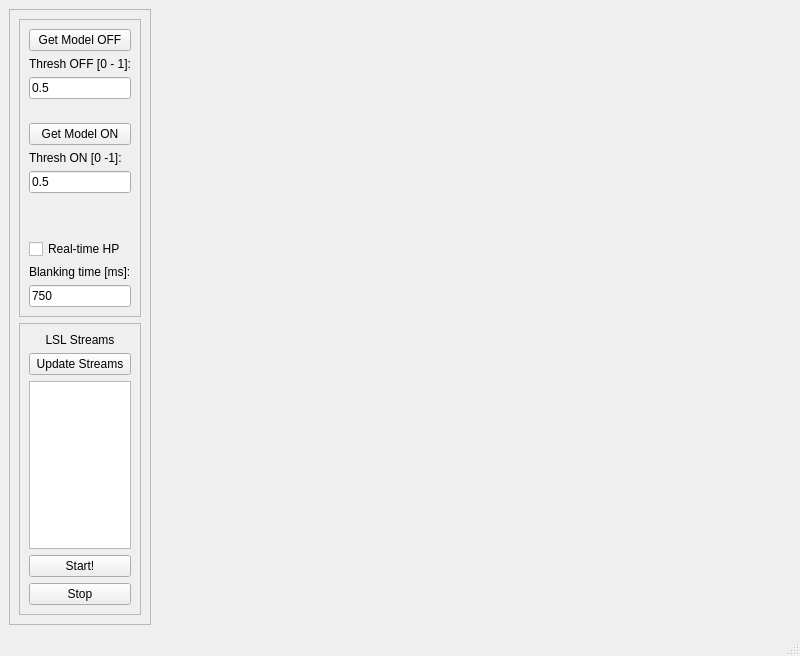
<?xml version="1.0" encoding="UTF-8"?>
<ui version="4.0">
 <class>MainWindow</class>
 <widget class="QMainWindow" name="MainWindow">
  <property name="geometry">
   <rect>
    <x>0</x>
    <y>0</y>
    <width>800</width>
    <height>656</height>
   </rect>
  </property>
  <property name="windowTitle">
   <string>MainWindow</string>
  </property>
  <widget class="QWidget" name="centralwidget">
   <layout class="QHBoxLayout" name="horizontalLayout">
    <item>
     <widget class="QFrame" name="frame">
      <property name="sizePolicy">
       <sizepolicy hsizetype="Preferred" vsizetype="Preferred">
        <horstretch>1</horstretch>
        <verstretch>0</verstretch>
       </sizepolicy>
      </property>
      <property name="frameShape">
       <enum>QFrame::StyledPanel</enum>
      </property>
      <property name="frameShadow">
       <enum>QFrame::Raised</enum>
      </property>
      <layout class="QVBoxLayout" name="verticalLayout_3">
       <item>
        <widget class="QFrame" name="frame_2">
         <property name="frameShape">
          <enum>QFrame::StyledPanel</enum>
         </property>
         <property name="frameShadow">
          <enum>QFrame::Raised</enum>
         </property>
         <layout class="QVBoxLayout" name="verticalLayout_2">
          <item>
           <widget class="QPushButton" name="selectModelOFFBtn">
            <property name="text">
             <string>Get Model OFF</string>
            </property>
           </widget>
          </item>
          <item>
           <widget class="QLabel" name="offThreshLabel">
            <property name="text">
             <string>Thresh OFF [0 - 1]:</string>
            </property>
           </widget>
          </item>
          <item>
           <widget class="QLineEdit" name="inputThreshOFF">
            <property name="text">
             <string>0.5</string>
            </property>
           </widget>
          </item>
          <item>
           <spacer name="verticalSpacer">
            <property name="orientation">
             <enum>Qt::Vertical</enum>
            </property>
            <property name="sizeHint" stdset="0">
             <size>
              <width>20</width>
              <height>18</height>
             </size>
            </property>
           </spacer>
          </item>
          <item>
           <widget class="QPushButton" name="selectModelONBtn">
            <property name="text">
             <string>Get Model ON</string>
            </property>
           </widget>
          </item>
          <item>
           <widget class="QLabel" name="onThreshLabel">
            <property name="text">
             <string>Thresh ON [0 -1]:</string>
            </property>
           </widget>
          </item>
          <item>
           <widget class="QLineEdit" name="inputThreshON">
            <property name="text">
             <string>0.5</string>
            </property>
            <property name="clearButtonEnabled">
             <bool>false</bool>
            </property>
           </widget>
          </item>
          <item>
           <spacer name="verticalSpacer_2">
            <property name="orientation">
             <enum>Qt::Vertical</enum>
            </property>
            <property name="sizeHint" stdset="0">
             <size>
              <width>20</width>
              <height>40</height>
             </size>
            </property>
           </spacer>
          </item>
          <item>
           <widget class="QCheckBox" name="HPCheckBox">
            <property name="text">
             <string>Real-time HP</string>
            </property>
           </widget>
          </item>
          <item>
           <widget class="QLabel" name="label">
            <property name="text">
             <string>Blanking time [ms]:</string>
            </property>
           </widget>
          </item>
          <item>
           <widget class="QLineEdit" name="BlankingTimeInput">
            <property name="text">
             <string>750</string>
            </property>
           </widget>
          </item>
         </layout>
        </widget>
       </item>
       <item>
        <widget class="QFrame" name="frame_3">
         <property name="sizePolicy">
          <sizepolicy hsizetype="Preferred" vsizetype="Preferred">
           <horstretch>0</horstretch>
           <verstretch>1</verstretch>
          </sizepolicy>
         </property>
         <property name="frameShape">
          <enum>QFrame::StyledPanel</enum>
         </property>
         <property name="frameShadow">
          <enum>QFrame::Raised</enum>
         </property>
         <layout class="QVBoxLayout" name="verticalLayout">
          <item>
           <widget class="QLabel" name="labelStreams">
            <property name="text">
             <string>LSL Streams</string>
            </property>
            <property name="alignment">
             <set>Qt::AlignCenter</set>
            </property>
           </widget>
          </item>
          <item>
           <widget class="QPushButton" name="updateStreamsBtn">
            <property name="text">
             <string>Update Streams</string>
            </property>
           </widget>
          </item>
          <item>
           <widget class="QListWidget" name="streamList"/>
          </item>
          <item>
           <widget class="QPushButton" name="StartStreamBtn">
            <property name="text">
             <string>Start!</string>
            </property>
           </widget>
          </item>
          <item>
           <widget class="QPushButton" name="StopBtn">
            <property name="text">
             <string>Stop</string>
            </property>
           </widget>
          </item>
         </layout>
        </widget>
       </item>
      </layout>
     </widget>
    </item>
    <item>
     <widget class="QWidget" name="widget" native="true">
      <property name="sizePolicy">
       <sizepolicy hsizetype="Preferred" vsizetype="Preferred">
        <horstretch>10</horstretch>
        <verstretch>0</verstretch>
       </sizepolicy>
      </property>
      <layout class="QVBoxLayout" name="verticalLayout_4">
       <item>
        <widget class="GraphicsLayoutWidget" name="SignalsPlot" native="true">
         <property name="sizePolicy">
          <sizepolicy hsizetype="Preferred" vsizetype="Preferred">
           <horstretch>0</horstretch>
           <verstretch>3</verstretch>
          </sizepolicy>
         </property>
        </widget>
       </item>
       <item>
        <widget class="PlotWidget" name="modelOFFPlot" native="true">
         <property name="sizePolicy">
          <sizepolicy hsizetype="Preferred" vsizetype="Preferred">
           <horstretch>0</horstretch>
           <verstretch>1</verstretch>
          </sizepolicy>
         </property>
        </widget>
       </item>
       <item>
        <widget class="PlotWidget" name="modelONPlot" native="true">
         <property name="sizePolicy">
          <sizepolicy hsizetype="Preferred" vsizetype="Preferred">
           <horstretch>0</horstretch>
           <verstretch>1</verstretch>
          </sizepolicy>
         </property>
        </widget>
       </item>
      </layout>
     </widget>
    </item>
   </layout>
  </widget>
  <widget class="QMenuBar" name="menubar">
   <property name="geometry">
    <rect>
     <x>0</x>
     <y>0</y>
     <width>800</width>
     <height>24</height>
    </rect>
   </property>
  </widget>
  <widget class="QStatusBar" name="statusbar"/>
 </widget>
 <customwidgets>
  <customwidget>
   <class>GraphicsLayoutWidget</class>
   <extends>QWidget</extends>
   <header>pyqtgraph</header>
   <container>1</container>
  </customwidget>
  <customwidget>
   <class>PlotWidget</class>
   <extends>QWidget</extends>
   <header>pyqtgraph</header>
   <container>1</container>
  </customwidget>
 </customwidgets>
 <resources/>
 <connections/>
</ui>
